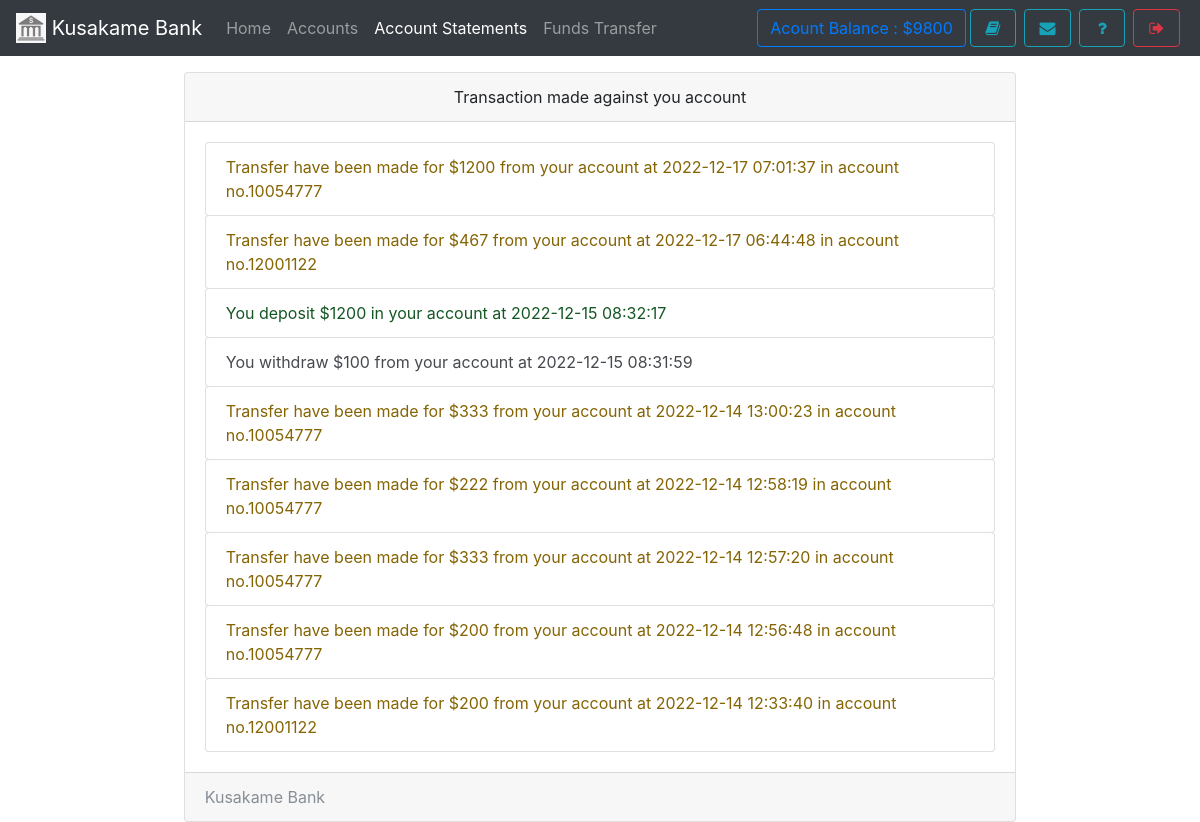
The page /statements.php (signed in) on the database its author committed.
### tables this page shows
CREATE TABLE `useraccounts` (
  `id` int(11) NOT NULL,
  `email` text NOT NULL,
  `password` text NOT NULL,
  `name` varchar(111) NOT NULL,
  `balance` varchar(111) NOT NULL,
  `cnic` varchar(111) NOT NULL,
  `number` varchar(111) NOT NULL,
  `city` varchar(111) NOT NULL,
  `address` varchar(111) NOT NULL,
  `source` varchar(111) NOT NULL,
  `accountNo` varchar(111) NOT NULL,
  `branch` varchar(111) NOT NULL,
  `accountType` varchar(111) NOT NULL,
  `date` timestamp NOT NULL DEFAULT current_timestamp()
);

CREATE TABLE `transaction` (
  `transactionId` int(11) NOT NULL,
  `action` varchar(111) NOT NULL,
  `credit` varchar(111) NOT NULL,
  `debit` varchar(111) NOT NULL,
  `balance` varchar(111) NOT NULL,
  `beneId` varchar(111) NOT NULL,
  `other` varchar(111) NOT NULL,
  `userId` int(11) NOT NULL,
  `date` timestamp NOT NULL DEFAULT current_timestamp()
);

### assets/db.php (called while the page is built, shortened)
<?php
    $con = new mysqli('localhost','root','','mybank');
    $uid = '';
    if(isset($_SESSION['userId']))
    $uid = $_SESSION['userId'];
    if(!empty($uid)){
      $ar = $con->query("select * from userAccounts,branch where id = '{$uid}' AND userAccounts.branch = branch.branchId");
      $userData = $ar->fetch_assoc();
    }
?>

### statements.php (the view, shortened to what this page needs)
<!DOCTYPE html>
<html>
<head>
  <?php require 'assets/autoloader.php'; ?>
  <?php require 'assets/db.php'; ?>
  <?php require 'assets/function.php'; ?>
</head>
<body style="background-size: 100%" class="bg-gradient-seconday">
<nav class="navbar navbar-expand-lg navbar-dark bg-dark fixed-top">
 <a class="navbar-brand" href="#">
    <img src="images/logo.png" style="object-fit:cover;object-position:center center" width="30" height="30" class="d-inline-block align-top" alt="">
   <?php echo bankname; ?>
  </a>
  <div class="collapse navbar-collapse" id="navbarSupportedContent">
    <ul class="navbar-nav mr-auto">
      <li class="nav-item ">
        <a class="nav-link " href="index.php">Home <span class="sr-only">(current)</span></a>
      </li>
      <li class="nav-item ">  <a class="nav-link" href="accounts.php">Accounts</a></li>
      <li class="nav-item active">  <a class="nav-link" href="statements.php">Account Statements</a></li>
      <li class="nav-item ">  <a class="nav-link" href="transfer.php">Funds Transfer</a></li>
    </ul>
    <?php include 'sideButton.php'; ?>
  </div>
</nav><br><br><br>
<div class="container">
  <div class="card  w-75 mx-auto">
  <div class="card-header text-center">
    Transaction made against you account
  </div>
  <div class="card-body">
    <div id="list-group rounded-0">
    <?php
      $array = $con->query("select * from transaction where userId = '$userData[id]' order by date desc");
      if ($array ->num_rows > 0)
      {
         while ($row = $array->fetch_assoc())
         {
            if ($row['action'] == 'withdraw')
            {
              echo "<div class='list-group-item alert alert-secondary'>You withdraw $$row[debit] from your account at $row[date]</div>";
            }
            if ($row['action'] == 'deposit')
            {
              echo "<div class='list-group-item alert alert-success'>You deposit $$row[credit] in your account at $row[date]</div>";
            }
            if ($row['action'] == 'transfer')
            {
              echo "<div class='list-group-item alert alert-warning'>Transfer have been made for  $$row[debit] from your account at $row[date] in  account no.$row[other]</div>";
            }
         }
      } else{
        echo "<div class='text-center'><small class='text-muted'><i>No Transcaction has been made yet.</i></small></div>";
      }
    ?>
  </div>
  </div>
  <div class="card-footer text-muted">
   <?php echo bankname ?>
  </div>
</div>
</div>
</body>
</html>

### sideButton.php
<form class="form-inline my-2 my-lg-0">
        <a href="" class="btn btn-outline-primary" data-toggle="tooltip" title="Your current Account Balance">Acount Balance : $<?php echo $userData['balance']; ?></a>
        <a href="accounts.php" data-toggle="tooltip" title="Account Summary" class="btn btn-outline-info mx-1" ><i class="fa fa-book fa-fw"></i></a>
        <a href="notice.php" data-toggle="tooltip" title="View Notice" class="btn btn-outline-info mx-1" ><i class="fa fa-envelope fa-fw"></i></a>
        <a href="feedback.php" data-toggle="tooltip" title="Help?" class="btn btn-outline-info mx-1" ><i class="fa fa-question fa-fw"></i></a>
        <a href="logout.php" data-toggle="tooltip" title="Logout" class="btn btn-outline-danger mx-1" ><i class="fa fa-sign-out fa-fw"></i></a>
</form>

### rows shown on the page
useraccounts: balance "9800"
transaction: debit "1200", date "2022-12-17 07:01:37", other "10054777"
transaction: debit "467", date "2022-12-17 06:44:48", other "12001122"
transaction: credit "1200", date "2022-12-15 08:32:17"
transaction: debit "100", date "2022-12-15 08:31:59"
transaction: debit "333", date "2022-12-14 13:00:23", other "10054777"
transaction: debit "222", date "2022-12-14 12:58:19", other "10054777"
transaction: debit "333", date "2022-12-14 12:57:20", other "10054777"
transaction: debit "200", date "2022-12-14 12:56:48", other "10054777"
transaction: debit "200", date "2022-12-14 12:33:40", other "12001122"

### other values the page prints
bankname "Kusakame Bank"
